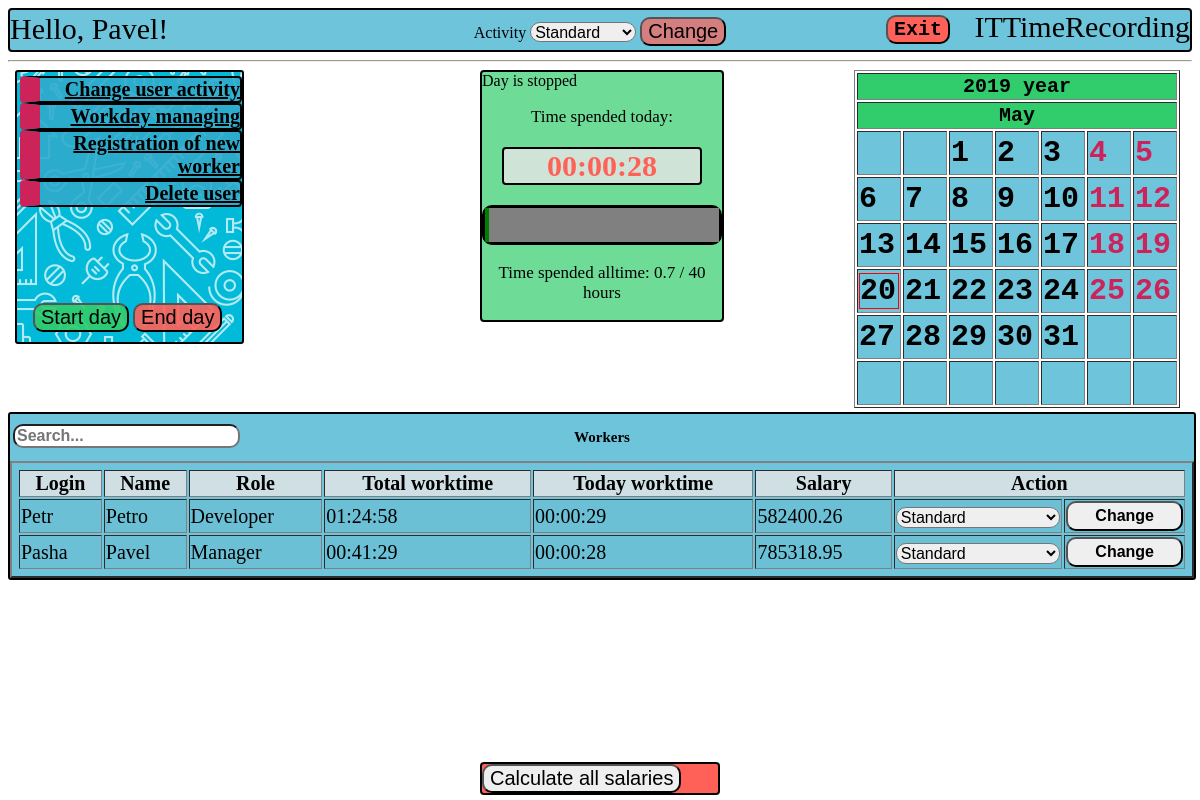
/manager/ChangeUserActivity (signed in), run on the app's committed database.
### rec/models.py (models this page shows, shortened)
class User(db.Model):
    __tablename__ = 'USER'
    login = db.Column('LOGIN', db.String(20), primary_key=True)
    password = db.Column('PASSWORD', db.String(20), nullable=False)
    salary = db.Column('SALARY', db.INTEGER)
    worktime = db.Column('WORKTIME', db.INTEGER)
    username = db.Column('USERNAME', db.String(50), nullable=False)
    role = db.Column('ROLE_NAME', db.String(15), nullable=False )

class Workday(db.Model):
    __tablename__='WORKDAY'
    id = db.Column('ID', db.INTEGER, primary_key=True, autoincrement= True)
    time = db.Column('TIME', db.INTEGER)
    date = db.Column('DATE', db.INTEGER)
    activity = db.Column('ACTIVITY_NAME', db.String(15), db.ForeignKey('ACTIVITY.NAME'), nullable=False)
    user = db.Column('USER_LOGIN', db.String(20), db.ForeignKey('USER.LOGIN'), nullable=False)
    ended = db.Column('ENDED', db.INTEGER)

### rec/tools/Manager/views.py (the view)
@mod.route('/ChangeUserActivity', methods=['GET', 'POST'])
def ChangeUserActivity():
    if ('userlogin' in request.form and 'activity' in request.form):
        g.user.choose_dev_activity(request.form['userlogin'],request.form['activity'])
    everyone = User.query.all()
    workdays = Workday.query.filter_by(date=date.toordinal())
    workdict = {}
    for workday in workdays:
        workdict[workday.user] = workday
    return render_template("tools/Manager/ChangeUserActivity.html",
                           user=g.user,
                           menu=menu,
                           date=date,
                           cal=cal,
                           norms=session['normative'],
                           curtime=Workday.query.filter_by(id=session["workday_id"]).first().time + session['time'],
                           workers=everyone,
                           workdays=workdict)

### rec/templates/tools/Manager/ChangeUserActivity.html (shortened to what this page needs)
{% include "homepage.html" %}
<div class = "usertable">
<p>Workers</p>
<input type = 'text' id = 'search-text' onkeyup='tableSearch()' placeholder="Search...">
<table border="2px" id = 'info-table'>
<tr>
    <th>Login</th>
    <th>Name</th>
    <th>Role</th>
    <th>Total worktime</th>
    <th>Today worktime</th>
    <th>Salary</th>
    <th colspan="2">Action</th>
</tr>
{% for worker in workers %}
<tr>
    <td>{{ worker.login }}</td>
    <td>{{ worker.username }}</td>
    <td>{{ worker.role }}</td>
    {% if worker.login in workdays %}
        {% set workertime = workdays[worker.login].time %}
        {% set ended = workdays[worker.login].ended %}
    <td {% if ended == 0 %}class = 'timer'{% endif %}>{{ '%02d'|format((worker.worktime/3600)|int) }}:{{ '%02d'|format((worker.worktime%3600)/60|int) }}:{{ '%02d'|format((worker.worktime%60)|int) }}</td>
    <td {% if ended == 0 %}class = 'timer'{% endif %}>{{'%02d'|format((workertime/3600)|int) }}:{{ '%02d'|format((workertime%3600)/60|int) }}:{{ '%02d'|format((workertime%60)|int)}}</td>
    {% else %}
        <td>00:00:00</td>
        <td>00:00:00</td>
    {% endif %}
    <td>{{ worker.salary | round(2)}}</td>
        <form method="post" action="{{ url_for('Manager.ChangeUserActivity') }}">
            <td>
                {% set activity = 'Standard' %}
                {% if worker.login in workdays %}
                    {% set activity = workdays[worker.login].activity %}
                {% endif %}
                <select name="activity" id="activity">
                    <option value="Standard" {% if activity == 'Standard' %} selected="selected" {% endif %}>Standard</option>
                </select></td>
            <td><input type="submit" value="Change">
            </td>
        </form>
</tr>
{% endfor %}
</table>
</div>

### rec/templates/homepage.html (shortened to what this page needs)
<!DOCTYPE html>
{% extends "base.html" %}
{% block body %}
    {% set ended = workdays[user.login].ended %}
    <form class="calc" method="post" action={{ url_for("Manager.calculate_all") }}>
        <input type = 'submit' value="Calculate all salaries">
    </form>
    <body link="black">
    <div class="hello">Hello, {{ user.username }}!</div>
    <div class="back"></div>
    <div class="menu">
    <ul>
    {% set role = user.role %}
    {% for item in menu %}
        <li>
            {% set url = role+"."+item[1] %}
            <a href = {{ url_for(url) }}>{{ item[0] }}</a>
        </li>
    {% endfor %}
    </ul>
    </div>
    <div class="progress_bar">
        {% if ended == 1 %}<img src="">Day is stopped{% endif %}
        <p> Time spended today: </p>
        {% if ended == 0 %}
            <p class="timer">{{ '%02d'|format((curtime/3600)|int) }}:{{ '%02d'|format((curtime%3600)/60|int) }}:{{ '%02d'|format((curtime%60)|int) }} </p>
        {% else %}
            <p class="stoppedtimer">{{ '%02d'|format((curtime/3600)|int) }}:{{ '%02d'|format((curtime%3600)/60|int) }}:{{ '%02d'|format((curtime%60)|int) }} </p>
        {% endif %}
        <progress max = {{ norms }} value = {{ (user.worktime/3660 + curtime/3660)|round(2) }}></progress>
        <p> Time spended alltime: {{ (user.worktime/3600 + curtime/3660)|round(1)}} / {{ norms | round }} hours</p>
    </div>
    <div class = 'dayman'>
        <form method="post">
        <table>
            <tr>
                <td>
                   <input class="startday" type="submit" value="Start day" formaction={{ url_for("rec.begin_day") }}>
                </td>
                <td>
                    {% if ended %}
                        <input class="endday" type="submit" value="End day" >
                    {%else%}
                        <input class="endday" type="submit" value="End day" formaction={{ url_for("rec.end_day") }}>
                    {%endif%}
                </td>
            </tr>
        </table>
        </form>
    </div>
    {% include "calendar.html" %}
    <div class="activity">
        <form method="post">
            <label for="activity"> Activity </label>
            {% set activity = 'Standard' %}
                {% if user.login in workdays %}
                    {% set activity = workdays[user.login].activity %}
                {% endif %}
                <select name="activity" id="activity">
                    <option value="Standard" {% if activity == 'Standard' %} selected="selected" {% endif %}>Standard</option>
                </select>
            <input type="submit" name="activity" value="Change" formaction='{{ url_for('rec.activity') }}'>
        </form>
    </div>
    <form method="post">
    <input class="exit" type="submit" name="exit" value="Exit" formaction='{{ url_for('rec.exit') }}'>
    </form>
</body>
{% endblock %}

### rec/templates/calendar.html (shortened to what this page needs)
<link rel="stylesheet" href="/static/css/main.css" />
<div class = "calendar">
<form method="post">
{% set months_names = {
        1: 'January', 2: 'February', 3: 'March', 4: 'April',
        5: 'May', 6: 'June', 7: 'July', 8: 'August',
        9: 'September', 10: 'October', 11: 'November', 12: 'December'
    } %}
    <table border="1">
        <tr>
            <th colspan="7">{{ date.year }} year</th>
        </tr>
        <tr>
            <th colspan="7">{{ months_names[date.month] }} </th>
        </tr>
        {% for week in cal %}
            <tr>
                {% for day in week %}
                    <td>
                    {% if  day.date == date.day %}
                        <div class="today">
                    {% endif %}
                    {% if day.form == "Vacancy" %}
                        <div class="vacancy">
                            <div class="date">{{ day.date }}</div>
                        </div>
                    {% endif %}
                    {% if day.form == "Work" %}
                        <div class="workday">
                            <div class="date">{{ day.date }}</div>
                        </div>
                    {% endif %}
                    {% if  day.date == date.day %}
                        </div>
                    {% endif %}
                    </td>
                {% endfor %}
            </tr>
        {% endfor %}
    </table>
</form>
</div>

### rec/static/css/main.css (style rules this page uses)
body { background-color: #57FFC6; background: url("work.jpg"); background-size: 900px 900px; font-family: Georgia, 'Times New Roman', Times, serif; }
.dayman { position:absolute; top: 300px; left: 30px; z-index: 1; }
.startday { background-color: rgba(49, 204, 107, 0.9); }
.endday { background-color: rgba(255, 97, 89, 0.9); }
.usertable { width: 100%; background-color: rgba(49, 171, 204, 0.7); margin-top: 310px; border-radius: 3px; border: black solid 2px; overflow-x: auto; display: block; position: relative; top: 40px; }
.usertable table { width: 100%; font-size: 20px; padding: 5px; }
input { border-radius: 10px; }
.usertable th { background-color: rgba(229,229,229,0.81); font-size: 20px; }
.usertable td { background-color: rgba(107, 191, 214, 0.81); font-size: 20px; }
.usertable input[type="submit"] { font-weight: bolder; width: 100%; height: 30px; font-size: 16px; }
.usertable input[type="text"] { font-weight: bolder; position: absolute; top: 10px; left: 3px; font-size: 16px; }
.usertable select { width: 100%; height: 100%; font-size: 16px; border-radius: 10px; }
.usertable p { text-align: center; font-size: 15px; font-weight: bolder; }
.back { background: url("tools.jpg"); position: absolute; top: 70px; left: 15px; width: 225px; height: 270px; border-radius: 3px; border: black solid 2px; }
.activity { text-align: center; padding: 2px; position:absolute; top: 15px; right: 35%; left: 35%; }
.activity input { background-color: rgba(255, 97, 89, 0.7); border-radius: 10px; }
.activity select { margin: 0px; padding: 0px; height: 20px; font-size: 16px; border-radius: 10px; }
.autorization td, input { font-size: 20px; }
.progress_bar { width: 20%; position:absolute; top: 70px; left: 40%; right: 40%; background-color: rgba(49, 204, 107, 0.7); border: black solid 2px; border-radius: 4px; }
.progress_bar .stoppedtimer { background-color: rgba(229,229,229,0.81); color: rgba(255, 97, 89, 1); font-weight: bolder; font-size: 30px; border: black solid 2px; border-radius: 4px; margin: 20px; }
.progress_bar progress { color: #31ABCC; width: 100%; height: 40px; border: black solid 3px; border-radius: 10px; }
.progress_bar p { color: black; text-align: center; font-size: 17px; }
.menu { position: absolute; top:60px; left: 10px; }
.menu ul { list-style-type: none; padding-left: 10px; color: black; }
.menu li { font-size: 20px; width: 200px; background-color: rgba(49, 171, 204, 0.9); text-align: right; border: black solid 2px; border-radius: 4px; border-left: #CC235A solid 20px; font-weight: bolder; }
.calendar { position: absolute; top: 70px; right: 20px; }
.calendar .vacancy { color: #CC235A; }
.calendar td { background-color: rgba(49, 171, 204, 0.7); font-size: 30px; width: 40px; height: 40px; font-family: monospace; font-weight: bold; }
.calendar th { background-color: #31CC6B; font-size: 20px; font-family: monospace; font-weight: bold; }
.calendar .today { border: solid 1px red; }
.exit { background-color: #ff6159; font-size: 20px; font-family: monospace; font-weight: bold; text-align: center; position: absolute; top: 15px; right: 250px; }
.hello { position: absolute; top: 12px; left: 10px; font-size: 30px; }
.calc { position: absolute; bottom: 5px; right:40%; left:40%; background-color: #ff6159; border: black solid 2px; border-radius: 4px; }

### data on the page
User: username "Pavel", (user.worktime/3600+curtime/3660)|round(1) "0.7", date "1", date "2", date "3", date "4", date "5", date "6", date "7", date "8", date "9", date "10", date "11", date "12", date "13", date "14", date "15", date "16", date "17", date "18", date "19", date "20", date "21", date "22", date "23", date "24", date "25", date "26", date "27", date "28", date "29", date "30", date "31", login "Pasha", role "Manager", (worker.worktime/3600)|int "00", (worker.worktime%3600)/60|int "41", (worker.worktime%60)|int "29", salary "785318.95"
User: login "Petr", username "Petro", role "Developer", (worker.worktime/3600)|int "01", (worker.worktime%3600)/60|int "24", (worker.worktime%60)|int "58", salary "582400.26"
Workday: (workertime/3600)|int "00", (workertime%3600)/60|int "00", (workertime%60)|int "29"
Workday: (workertime/3600)|int "00", (workertime%3600)/60|int "00", (workertime%60)|int "28"

### other printed values
{{ item[0] }} "Change user activity" "Workday managing" "Registration of new worker" "Delete user"
{{ '%02d'|format((curtime/3600)|int) }} "00"
{{ '%02d'|format((curtime%3600)/60|int) }} "00"
{{ '%02d'|format((curtime%60)|int) }} "28"
{{ norms | round }} "40"
{{ date.year }} "2019"
{{ months_names[date.month] }} "May"
